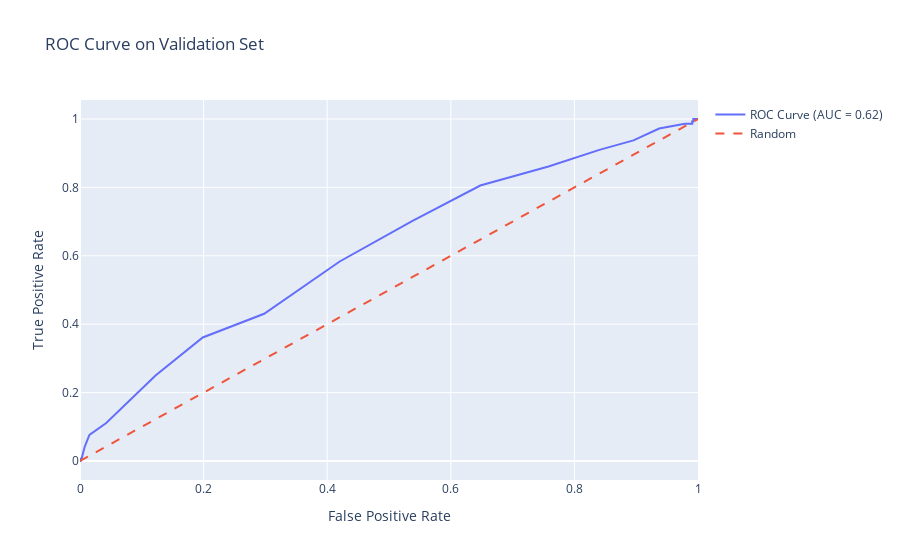

The code cell stored with this chart in its notebook:
### Code cell
x_train = train_df[[predictor_variable]]
y_train = train_df[response_variable]

#training the model
model = LogisticRegression()
lr_model = model.fit(x_train, y_train)
#making predictions
y_pred = lr_model.predict(x_train)

#calculating the confusion matrix and other metrics
c_m = confusion_matrix(y_train, y_pred)
print(c_m)

accuracy = accuracy_score(y_train, y_pred)
prediction_error = 1 - accuracy
true_positive_rate = recall_score(y_train, y_pred)  # TPR
true_negative_rate = recall_score(y_train, y_pred, pos_label=0)  # TNR

print(f"Accuracy: {accuracy}")
print(f"Prediction Error: {prediction_error}")
print(f"True Positive Rate (TPR): {true_positive_rate}")
print(f"True Negative Rate (TNR): {true_negative_rate}")

# 5-fold cross-validation on validation set
X_val = validation_df[[predictor_variable]]
y_val = validation_df[response_variable]
cv = StratifiedKFold(n_splits=5, shuffle=True, random_state=42)

# calculate auc and accuracy across the folds
auc_scores = cross_val_score(model, X_val, y_val, cv=cv, scoring='roc_auc')
accuracy_scores = cross_val_score(model, X_val, y_val, cv=cv, scoring='accuracy')

print("AUC Scores for each fold:", auc_scores)
print("Average AUC:", np.mean(auc_scores))
print("Accuracy Scores for each fold:", accuracy_scores)
print("Average Accuracy:", np.mean(accuracy_scores))

# plot auc curve
model.fit(X_val, y_val)  # Fit model to validation data for ROC curve plotting
y_val_proba = model.predict_proba(X_val)[:, 1]  # Probability of the positive class

# Calculate ROC curve and AUC
fpr, tpr, thresholds = roc_curve(y_val, y_val_proba)
auc = roc_auc_score(y_val, y_val_proba)

fig = go.Figure()

fig.add_trace(go.Scatter(x=fpr, y=tpr, mode='lines', name=f'ROC Curve (AUC = {auc:.2f})'))
fig.add_trace(go.Scatter(x=[0, 1], y=[0, 1], mode='lines', line=dict(dash='dash'), name='Random'))

fig.update_layout(
    title="ROC Curve on Validation Set",
    xaxis_title="False Positive Rate",
    yaxis_title="True Positive Rate",
    showlegend=True
)

fig.show()

### Figure 1 — Plotly figure (JSON) as saved in the notebook; plotly's stock layout.template omitted (floating-point values rounded to 4 significant figures)
{"data": [{"mode": "lines", "name": "ROC Curve (AUC = 0.62)", "type": "scatter", "x": [0, 0.0008489, 0.0008489, 0.002547, 0.00764, 0.01528, 0.04244, 0.0747, 0.1222, 0.1986, 0.298, 0.4202, 0.5374, 0.6477, 0.7581, 0.8404, 0.8956, 0.9372, 0.9567, 0.9788, 0.9864, 0.9898, 0.9907, 0.9907, 0.9924, 0.9924, 0.9941, 0.9958, 0.9975, 1], "y": [0, 0, 0.006944, 0.006944, 0.04167, 0.07639, 0.1111, 0.1667, 0.25, 0.3611, 0.4306, 0.5833, 0.7014, 0.8056, 0.8611, 0.9097, 0.9375, 0.9722, 0.9792, 0.9861, 0.9861, 0.9861, 0.9861, 0.9931, 0.9931, 1, 1, 1, 1, 1]}, {"line": {"dash": "dash"}, "mode": "lines", "name": "Random", "type": "scatter", "x": [0, 1], "y": [0, 1]}], "layout": {"showlegend": true, "title": {"text": "ROC Curve on Validation Set"}, "xaxis": {"title": {"text": "False Positive Rate"}}, "yaxis": {"title": {"text": "True Positive Rate"}}}}
